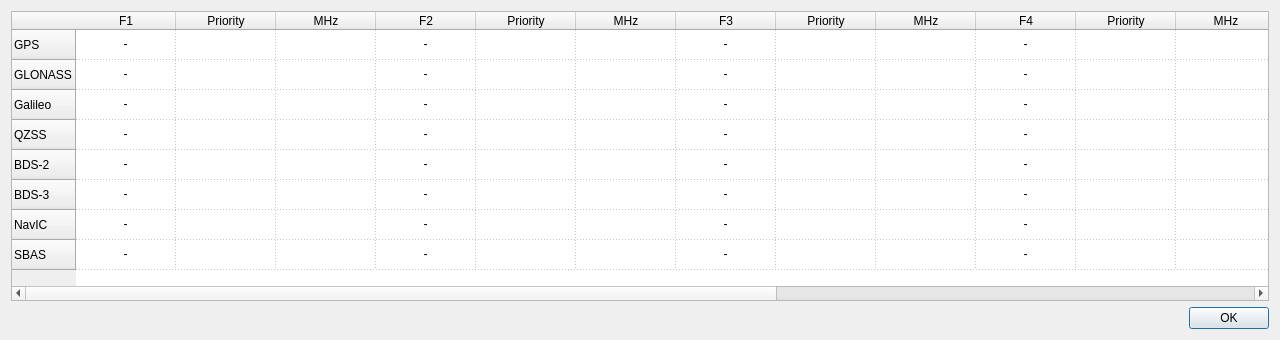
<?xml version="1.0" encoding="UTF-8"?>
<ui version="4.0">
 <class>FreqDialog</class>
 <widget class="QDialog" name="FreqDialog">
  <property name="geometry">
   <rect>
    <x>0</x>
    <y>0</y>
    <width>1280</width>
    <height>340</height>
   </rect>
  </property>
  <property name="windowTitle">
   <string>GNSS Signals</string>
  </property>
  <layout class="QGridLayout" name="gridLayout">
   <item row="0" column="0">
    <widget class="QTableWidget" name="tableWidget">
     <property name="verticalScrollBarPolicy">
      <enum>Qt::ScrollBarAlwaysOff</enum>
     </property>
     <property name="sizeAdjustPolicy">
      <enum>QAbstractScrollArea::AdjustToContents</enum>
     </property>
     <property name="autoScroll">
      <bool>false</bool>
     </property>
     <property name="editTriggers">
      <set>QAbstractItemView::NoEditTriggers</set>
     </property>
     <property name="showDropIndicator" stdset="0">
      <bool>false</bool>
     </property>
     <property name="dragDropOverwriteMode">
      <bool>false</bool>
     </property>
     <property name="selectionMode">
      <enum>QAbstractItemView::NoSelection</enum>
     </property>
     <property name="textElideMode">
      <enum>Qt::ElideNone</enum>
     </property>
     <property name="gridStyle">
      <enum>Qt::DotLine</enum>
     </property>
     <property name="cornerButtonEnabled">
      <bool>false</bool>
     </property>
     <row>
      <property name="text">
       <string>GPS</string>
      </property>
     </row>
     <row>
      <property name="text">
       <string>GLONASS</string>
      </property>
     </row>
     <row>
      <property name="text">
       <string>Galileo</string>
      </property>
     </row>
     <row>
      <property name="text">
       <string>QZSS</string>
      </property>
     </row>
     <row>
      <property name="text">
       <string>BDS-2</string>
      </property>
     </row>
     <row>
      <property name="text">
       <string>BDS-3</string>
      </property>
     </row>
     <row>
      <property name="text">
       <string>NavIC</string>
      </property>
     </row>
     <row>
      <property name="text">
       <string>SBAS</string>
      </property>
     </row>
     <column>
      <property name="text">
       <string>F1</string>
      </property>
     </column>
     <column>
      <property name="text">
       <string>Priority</string>
      </property>
     </column>
     <column>
      <property name="text">
       <string>MHz</string>
      </property>
     </column>
     <column>
      <property name="text">
       <string>F2</string>
      </property>
     </column>
     <column>
      <property name="text">
       <string>Priority</string>
      </property>
     </column>
     <column>
      <property name="text">
       <string>MHz</string>
      </property>
     </column>
     <column>
      <property name="text">
       <string>F3</string>
      </property>
     </column>
     <column>
      <property name="text">
       <string>Priority</string>
      </property>
     </column>
     <column>
      <property name="text">
       <string>MHz</string>
      </property>
     </column>
     <column>
      <property name="text">
       <string>F4</string>
      </property>
     </column>
     <column>
      <property name="text">
       <string>Priority</string>
      </property>
     </column>
     <column>
      <property name="text">
       <string>MHz</string>
      </property>
     </column>
     <column>
      <property name="text">
       <string>F5</string>
      </property>
     </column>
     <column>
      <property name="text">
       <string>Priority</string>
      </property>
     </column>
     <column>
      <property name="text">
       <string>MHz</string>
      </property>
     </column>
     <column>
      <property name="text">
       <string>F6</string>
      </property>
     </column>
     <column>
      <property name="text">
       <string>Priority</string>
      </property>
     </column>
     <column>
      <property name="text">
       <string>MHz</string>
      </property>
     </column>
     <item row="0" column="0">
      <property name="text">
       <string>-</string>
      </property>
      <property name="textAlignment">
       <set>AlignCenter</set>
      </property>
     </item>
     <item row="0" column="1">
      <property name="text">
       <string></string>
      </property>
     </item>
     <item row="0" column="2">
      <property name="text">
       <string></string>
      </property>
      <property name="textAlignment">
       <set>AlignCenter</set>
      </property>
     </item>
     <item row="0" column="3">
      <property name="text">
       <string>-</string>
      </property>
      <property name="textAlignment">
       <set>AlignCenter</set>
      </property>
     </item>
     <item row="0" column="4">
      <property name="text">
       <string></string>
      </property>
     </item>
     <item row="0" column="5">
      <property name="text">
       <string></string>
      </property>
      <property name="textAlignment">
       <set>AlignCenter</set>
      </property>
     </item>
     <item row="0" column="6">
      <property name="text">
       <string>-</string>
      </property>
      <property name="textAlignment">
       <set>AlignCenter</set>
      </property>
     </item>
     <item row="0" column="7">
      <property name="text">
       <string></string>
      </property>
     </item>
     <item row="0" column="8">
      <property name="text">
       <string></string>
      </property>
      <property name="textAlignment">
       <set>AlignCenter</set>
      </property>
     </item>
     <item row="0" column="9">
      <property name="text">
       <string>-</string>
      </property>
      <property name="textAlignment">
       <set>AlignCenter</set>
      </property>
     </item>
     <item row="0" column="10">
      <property name="text">
       <string></string>
      </property>
     </item>
     <item row="0" column="11">
      <property name="text">
       <string></string>
      </property>
      <property name="textAlignment">
       <set>AlignCenter</set>
      </property>
     </item>
     <item row="0" column="12">
      <property name="text">
       <string>-</string>
      </property>
      <property name="textAlignment">
       <set>AlignCenter</set>
      </property>
     </item>
     <item row="0" column="13">
      <property name="text">
       <string></string>
      </property>
     </item>
     <item row="0" column="14">
      <property name="text">
       <string></string>
      </property>
      <property name="textAlignment">
       <set>AlignCenter</set>
      </property>
     </item>
     <item row="0" column="15">
      <property name="text">
       <string>-</string>
      </property>
      <property name="textAlignment">
       <set>AlignCenter</set>
      </property>
     </item>
     <item row="0" column="16">
      <property name="text">
       <string></string>
      </property>
     </item>
     <item row="0" column="17">
      <property name="text">
       <string></string>
      </property>
      <property name="textAlignment">
       <set>AlignCenter</set>
      </property>
     </item>
     <item row="1" column="0">
      <property name="text">
       <string>-</string>
      </property>
      <property name="textAlignment">
       <set>AlignCenter</set>
      </property>
     </item>
     <item row="1" column="1">
      <property name="text">
       <string></string>
      </property>
     </item>
     <item row="1" column="2">
      <property name="text">
       <string></string>
      </property>
      <property name="textAlignment">
       <set>AlignCenter</set>
      </property>
     </item>
     <item row="1" column="3">
      <property name="text">
       <string>-</string>
      </property>
      <property name="textAlignment">
       <set>AlignCenter</set>
      </property>
     </item>
     <item row="1" column="4">
      <property name="text">
       <string></string>
      </property>
     </item>
     <item row="1" column="5">
      <property name="text">
       <string></string>
      </property>
      <property name="textAlignment">
       <set>AlignCenter</set>
      </property>
     </item>
     <item row="1" column="6">
      <property name="text">
       <string>-</string>
      </property>
      <property name="textAlignment">
       <set>AlignCenter</set>
      </property>
     </item>
     <item row="1" column="7">
      <property name="text">
       <string></string>
      </property>
     </item>
     <item row="1" column="8">
      <property name="text">
       <string></string>
      </property>
      <property name="textAlignment">
       <set>AlignCenter</set>
      </property>
     </item>
     <item row="1" column="9">
      <property name="text">
       <string>-</string>
      </property>
      <property name="textAlignment">
       <set>AlignCenter</set>
      </property>
     </item>
     <item row="1" column="10">
      <property name="text">
       <string></string>
      </property>
     </item>
     <item row="1" column="11">
      <property name="text">
       <string></string>
      </property>
      <property name="textAlignment">
       <set>AlignCenter</set>
      </property>
     </item>
     <item row="1" column="12">
      <property name="text">
       <string>-</string>
      </property>
      <property name="textAlignment">
       <set>AlignCenter</set>
      </property>
     </item>
     <item row="1" column="13">
      <property name="text">
       <string></string>
      </property>
     </item>
     <item row="1" column="14">
      <property name="text">
       <string></string>
      </property>
      <property name="textAlignment">
       <set>AlignCenter</set>
      </property>
     </item>
     <item row="1" column="15">
      <property name="text">
       <string>-</string>
      </property>
      <property name="textAlignment">
       <set>AlignCenter</set>
      </property>
     </item>
     <item row="1" column="16">
      <property name="text">
       <string></string>
      </property>
     </item>
     <item row="1" column="17">
      <property name="text">
       <string></string>
      </property>
      <property name="textAlignment">
       <set>AlignCenter</set>
      </property>
     </item>
     <item row="2" column="0">
      <property name="text">
       <string>-</string>
      </property>
      <property name="textAlignment">
       <set>AlignCenter</set>
      </property>
     </item>
     <item row="2" column="1">
      <property name="text">
       <string></string>
      </property>
     </item>
     <item row="2" column="2">
      <property name="text">
       <string></string>
      </property>
      <property name="textAlignment">
       <set>AlignCenter</set>
      </property>
     </item>
     <item row="2" column="3">
      <property name="text">
       <string>-</string>
      </property>
      <property name="textAlignment">
       <set>AlignCenter</set>
      </property>
     </item>
     <item row="2" column="4">
      <property name="text">
       <string></string>
      </property>
     </item>
     <item row="2" column="5">
      <property name="text">
       <string></string>
      </property>
      <property name="textAlignment">
       <set>AlignCenter</set>
      </property>
     </item>
     <item row="2" column="6">
      <property name="text">
       <string>-</string>
      </property>
      <property name="textAlignment">
       <set>AlignCenter</set>
      </property>
     </item>
     <item row="2" column="7">
      <property name="text">
       <string></string>
      </property>
     </item>
     <item row="2" column="8">
      <property name="text">
       <string></string>
      </property>
      <property name="textAlignment">
       <set>AlignCenter</set>
      </property>
     </item>
     <item row="2" column="9">
      <property name="text">
       <string>-</string>
      </property>
      <property name="textAlignment">
       <set>AlignCenter</set>
      </property>
     </item>
     <item row="2" column="10">
      <property name="text">
       <string></string>
      </property>
     </item>
     <item row="2" column="11">
      <property name="text">
       <string></string>
      </property>
      <property name="textAlignment">
       <set>AlignCenter</set>
      </property>
     </item>
     <item row="2" column="12">
      <property name="text">
       <string>-</string>
      </property>
      <property name="textAlignment">
       <set>AlignCenter</set>
      </property>
     </item>
     <item row="2" column="13">
      <property name="text">
       <string></string>
      </property>
     </item>
     <item row="2" column="14">
      <property name="text">
       <string></string>
      </property>
      <property name="textAlignment">
       <set>AlignCenter</set>
      </property>
     </item>
     <item row="2" column="15">
      <property name="text">
       <string>-</string>
      </property>
      <property name="textAlignment">
       <set>AlignCenter</set>
      </property>
     </item>
     <item row="2" column="16">
      <property name="text">
       <string></string>
      </property>
     </item>
     <item row="2" column="17">
      <property name="text">
       <string></string>
      </property>
      <property name="textAlignment">
       <set>AlignCenter</set>
      </property>
     </item>
     <item row="3" column="0">
      <property name="text">
       <string>-</string>
      </property>
      <property name="textAlignment">
       <set>AlignCenter</set>
      </property>
     </item>
     <item row="3" column="1">
      <property name="text">
       <string></string>
      </property>
     </item>
     <item row="3" column="2">
      <property name="text">
       <string></string>
      </property>
      <property name="textAlignment">
       <set>AlignCenter</set>
      </property>
     </item>
     <item row="3" column="3">
      <property name="text">
       <string>-</string>
      </property>
      <property name="textAlignment">
       <set>AlignCenter</set>
      </property>
     </item>
     <item row="3" column="4">
      <property name="text">
       <string></string>
      </property>
     </item>
     <item row="3" column="5">
      <property name="text">
       <string></string>
      </property>
      <property name="textAlignment">
       <set>AlignCenter</set>
      </property>
     </item>
     <item row="3" column="6">
      <property name="text">
       <string>-</string>
      </property>
      <property name="textAlignment">
       <set>AlignCenter</set>
      </property>
     </item>
     <item row="3" column="7">
      <property name="text">
       <string></string>
      </property>
     </item>
     <item row="3" column="8">
      <property name="text">
       <string></string>
      </property>
      <property name="textAlignment">
       <set>AlignCenter</set>
      </property>
     </item>
     <item row="3" column="9">
      <property name="text">
       <string>-</string>
      </property>
      <property name="textAlignment">
       <set>AlignCenter</set>
      </property>
     </item>
     <item row="3" column="10">
      <property name="text">
       <string></string>
      </property>
     </item>
     <item row="3" column="11">
      <property name="text">
       <string></string>
      </property>
      <property name="textAlignment">
       <set>AlignCenter</set>
      </property>
     </item>
     <item row="3" column="12">
      <property name="text">
       <string>-</string>
      </property>
      <property name="textAlignment">
       <set>AlignCenter</set>
      </property>
     </item>
     <item row="3" column="13">
      <property name="text">
       <string></string>
      </property>
     </item>
     <item row="3" column="14">
      <property name="text">
       <string></string>
      </property>
      <property name="textAlignment">
       <set>AlignCenter</set>
      </property>
     </item>
     <item row="3" column="15">
      <property name="text">
       <string>-</string>
      </property>
      <property name="textAlignment">
       <set>AlignCenter</set>
      </property>
     </item>
     <item row="3" column="16">
      <property name="text">
       <string></string>
      </property>
     </item>
     <item row="3" column="17">
      <property name="text">
       <string></string>
      </property>
      <property name="textAlignment">
       <set>AlignCenter</set>
      </property>
     </item>

     <item row="4" column="0">
      <property name="text">
       <string>-</string>
      </property>
      <property name="textAlignment">
       <set>AlignCenter</set>
      </property>
     </item>
     <item row="4" column="1">
      <property name="text">
       <string></string>
      </property>
     </item>
     <item row="4" column="2">
      <property name="text">
       <string></string>
      </property>
      <property name="textAlignment">
       <set>AlignCenter</set>
      </property>
     </item>
     <item row="4" column="3">
      <property name="text">
       <string>-</string>
      </property>
      <property name="textAlignment">
       <set>AlignCenter</set>
      </property>
     </item>
     <item row="4" column="4">
      <property name="text">
       <string></string>
      </property>
     </item>
     <item row="4" column="5">
      <property name="text">
       <string></string>
      </property>
      <property name="textAlignment">
       <set>AlignCenter</set>
      </property>
     </item>
     <item row="4" column="6">
      <property name="text">
       <string>-</string>
      </property>
      <property name="textAlignment">
       <set>AlignCenter</set>
      </property>
     </item>
     <item row="4" column="7">
      <property name="text">
       <string></string>
      </property>
     </item>
     <item row="4" column="8">
      <property name="text">
       <string></string>
      </property>
      <property name="textAlignment">
       <set>AlignCenter</set>
      </property>
     </item>
     <item row="4" column="9">
      <property name="text">
       <string>-</string>
      </property>
      <property name="textAlignment">
       <set>AlignCenter</set>
      </property>
     </item>
     <item row="4" column="10">
      <property name="text">
       <string></string>
      </property>
     </item>
     <item row="4" column="11">
      <property name="text">
       <string></string>
      </property>
      <property name="textAlignment">
       <set>AlignCenter</set>
      </property>
     </item>
     <item row="4" column="12">
      <property name="text">
       <string>-</string>
      </property>
      <property name="textAlignment">
       <set>AlignCenter</set>
      </property>
     </item>
     <item row="4" column="13">
      <property name="text">
       <string></string>
      </property>
     </item>
     <item row="4" column="14">
      <property name="text">
       <string></string>
      </property>
      <property name="textAlignment">
       <set>AlignCenter</set>
      </property>
     </item>
     <item row="4" column="15">
      <property name="text">
       <string>-</string>
      </property>
      <property name="textAlignment">
       <set>AlignCenter</set>
      </property>
     </item>
     <item row="4" column="16">
      <property name="text">
       <string></string>
      </property>
     </item>
     <item row="4" column="17">
      <property name="text">
       <string></string>
      </property>
      <property name="textAlignment">
       <set>AlignCenter</set>
      </property>
     </item>

     <item row="5" column="0">
      <property name="text">
       <string>-</string>
      </property>
      <property name="textAlignment">
       <set>AlignCenter</set>
      </property>
     </item>
     <item row="5" column="1">
      <property name="text">
       <string></string>
      </property>
     </item>
     <item row="5" column="2">
      <property name="text">
       <string></string>
      </property>
      <property name="textAlignment">
       <set>AlignCenter</set>
      </property>
     </item>
     <item row="5" column="3">
      <property name="text">
       <string>-</string>
      </property>
      <property name="textAlignment">
       <set>AlignCenter</set>
      </property>
     </item>
     <item row="5" column="4">
      <property name="text">
       <string></string>
      </property>
     </item>
     <item row="5" column="5">
      <property name="text">
       <string></string>
      </property>
      <property name="textAlignment">
       <set>AlignCenter</set>
      </property>
     </item>
     <item row="5" column="6">
      <property name="text">
       <string>-</string>
      </property>
      <property name="textAlignment">
       <set>AlignCenter</set>
      </property>
     </item>
     <item row="5" column="7">
      <property name="text">
       <string></string>
      </property>
     </item>
     <item row="5" column="8">
      <property name="text">
       <string></string>
      </property>
      <property name="textAlignment">
       <set>AlignCenter</set>
      </property>
     </item>
     <item row="5" column="9">
      <property name="text">
       <string>-</string>
      </property>
      <property name="textAlignment">
       <set>AlignCenter</set>
      </property>
     </item>
     <item row="5" column="10">
      <property name="text">
       <string></string>
      </property>
     </item>
     <item row="5" column="11">
      <property name="text">
       <string></string>
      </property>
      <property name="textAlignment">
       <set>AlignCenter</set>
      </property>
     </item>
     <item row="5" column="12">
      <property name="text">
       <string>-</string>
      </property>
      <property name="textAlignment">
       <set>AlignCenter</set>
      </property>
     </item>
     <item row="5" column="13">
      <property name="text">
       <string></string>
      </property>
     </item>
     <item row="5" column="14">
      <property name="text">
       <string></string>
      </property>
      <property name="textAlignment">
       <set>AlignCenter</set>
      </property>
     </item>
     <item row="5" column="15">
      <property name="text">
       <string>-</string>
      </property>
      <property name="textAlignment">
       <set>AlignCenter</set>
      </property>
     </item>
     <item row="5" column="16">
      <property name="text">
       <string></string>
      </property>
     </item>
     <item row="5" column="17">
      <property name="text">
       <string></string>
      </property>
      <property name="textAlignment">
       <set>AlignCenter</set>
      </property>
     </item>

     <item row="6" column="0">
      <property name="text">
       <string>-</string>
      </property>
      <property name="textAlignment">
       <set>AlignCenter</set>
      </property>
     </item>
     <item row="6" column="1">
      <property name="text">
       <string></string>
      </property>
     </item>
     <item row="6" column="2">
      <property name="text">
       <string></string>
      </property>
      <property name="textAlignment">
       <set>AlignCenter</set>
      </property>
     </item>
     <item row="6" column="3">
      <property name="text">
       <string>-</string>
      </property>
      <property name="textAlignment">
       <set>AlignCenter</set>
      </property>
     </item>
     <item row="6" column="4">
      <property name="text">
       <string></string>
      </property>
     </item>
     <item row="6" column="5">
      <property name="text">
       <string></string>
      </property>
      <property name="textAlignment">
       <set>AlignCenter</set>
      </property>
     </item>
     <item row="6" column="6">
      <property name="text">
       <string>-</string>
      </property>
      <property name="textAlignment">
       <set>AlignCenter</set>
      </property>
     </item>
     <item row="6" column="7">
      <property name="text">
       <string></string>
      </property>
     </item>
     <item row="6" column="8">
      <property name="text">
       <string></string>
      </property>
      <property name="textAlignment">
       <set>AlignCenter</set>
      </property>
     </item>
     <item row="6" column="9">
      <property name="text">
       <string>-</string>
      </property>
      <property name="textAlignment">
       <set>AlignCenter</set>
      </property>
     </item>
     <item row="6" column="10">
      <property name="text">
       <string></string>
      </property>
     </item>
     <item row="6" column="11">
      <property name="text">
       <string></string>
      </property>
      <property name="textAlignment">
       <set>AlignCenter</set>
      </property>
     </item>
     <item row="6" column="12">
      <property name="text">
       <string>-</string>
      </property>
      <property name="textAlignment">
       <set>AlignCenter</set>
      </property>
     </item>
     <item row="6" column="13">
      <property name="text">
       <string></string>
      </property>
     </item>
     <item row="6" column="14">
      <property name="text">
       <string></string>
      </property>
      <property name="textAlignment">
       <set>AlignCenter</set>
      </property>
     </item>
     <item row="6" column="15">
      <property name="text">
       <string>-</string>
      </property>
      <property name="textAlignment">
       <set>AlignCenter</set>
      </property>
     </item>
     <item row="6" column="16">
      <property name="text">
       <string></string>
      </property>
     </item>
     <item row="6" column="17">
      <property name="text">
       <string></string>
      </property>
      <property name="textAlignment">
       <set>AlignCenter</set>
      </property>
     </item>
     <item row="7" column="0">
      <property name="text">
       <string>-</string>
      </property>
      <property name="textAlignment">
       <set>AlignCenter</set>
      </property>
     </item>
     <item row="7" column="1">
      <property name="text">
       <string></string>
      </property>
     </item>
     <item row="7" column="2">
      <property name="text">
       <string></string>
      </property>
      <property name="textAlignment">
       <set>AlignCenter</set>
      </property>
     </item>
     <item row="7" column="3">
      <property name="text">
       <string>-</string>
      </property>
      <property name="textAlignment">
       <set>AlignCenter</set>
      </property>
     </item>
     <item row="7" column="4">
      <property name="text">
       <string></string>
      </property>
     </item>
     <item row="7" column="5">
      <property name="text">
       <string></string>
      </property>
      <property name="textAlignment">
       <set>AlignCenter</set>
      </property>
     </item>
     <item row="7" column="6">
      <property name="text">
       <string>-</string>
      </property>
      <property name="textAlignment">
       <set>AlignCenter</set>
      </property>
     </item>
     <item row="7" column="7">
      <property name="text">
       <string></string>
      </property>
     </item>
     <item row="7" column="8">
      <property name="text">
       <string></string>
      </property>
      <property name="textAlignment">
       <set>AlignCenter</set>
      </property>
     </item>
     <item row="7" column="9">
      <property name="text">
       <string>-</string>
      </property>
      <property name="textAlignment">
       <set>AlignCenter</set>
      </property>
     </item>
     <item row="7" column="10">
      <property name="text">
       <string></string>
      </property>
     </item>
     <item row="7" column="11">
      <property name="text">
       <string></string>
      </property>
      <property name="textAlignment">
       <set>AlignCenter</set>
      </property>
     </item>
     <item row="7" column="12">
      <property name="text">
       <string>-</string>
      </property>
      <property name="textAlignment">
       <set>AlignCenter</set>
      </property>
     </item>
     <item row="7" column="13">
      <property name="text">
       <string></string>
      </property>
     </item>
     <item row="7" column="14">
      <property name="text">
       <string></string>
      </property>
      <property name="textAlignment">
       <set>AlignCenter</set>
      </property>
     </item>
     <item row="7" column="15">
      <property name="text">
       <string>-</string>
      </property>
      <property name="textAlignment">
       <set>AlignCenter</set>
      </property>
     </item>
     <item row="7" column="16">
      <property name="text">
       <string></string>
      </property>
     </item>
     <item row="7" column="17">
      <property name="text">
       <string></string>
      </property>
      <property name="textAlignment">
       <set>AlignCenter</set>
      </property>
     </item>
   </widget>
   </item>
   <item row="1" column="0">
    <widget class="QDialogButtonBox" name="buttonBox">
     <property name="standardButtons">
      <set>QDialogButtonBox::Ok</set>
     </property>
    </widget>
   </item>
  </layout>
 </widget>
 <resources/>
 <connections/>
</ui>
